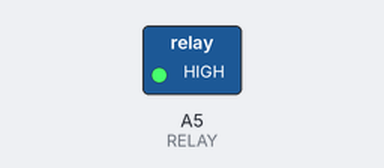
Bench run of a sketch on a simulated Arduino Uno, built with avr-gcc and run on an emulated ATmega328P. Shown: switched loads named in the sketch (green lamp = pin HIGH). Dashed ring = blinking.

Above: at 0.2 s.
Timing chart, 0 to 3.0 s (numbered marks = the images above):
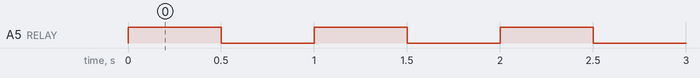

Measured:
- by itself, A5 (RELAY): alternates HIGH for 0.50 s and LOW for 0.50 s

The sketch:

RELAY_1.ino
```cpp
#define RELAY  A5

void setup()
{
  pinMode(RELAY, OUTPUT);
}

void loop()
{
  digitalWrite(RELAY,HIGH);           // Turns Relay On
  delay(500);
  digitalWrite(RELAY,LOW);          // Turns Relay Off
  delay(500);
}
```
